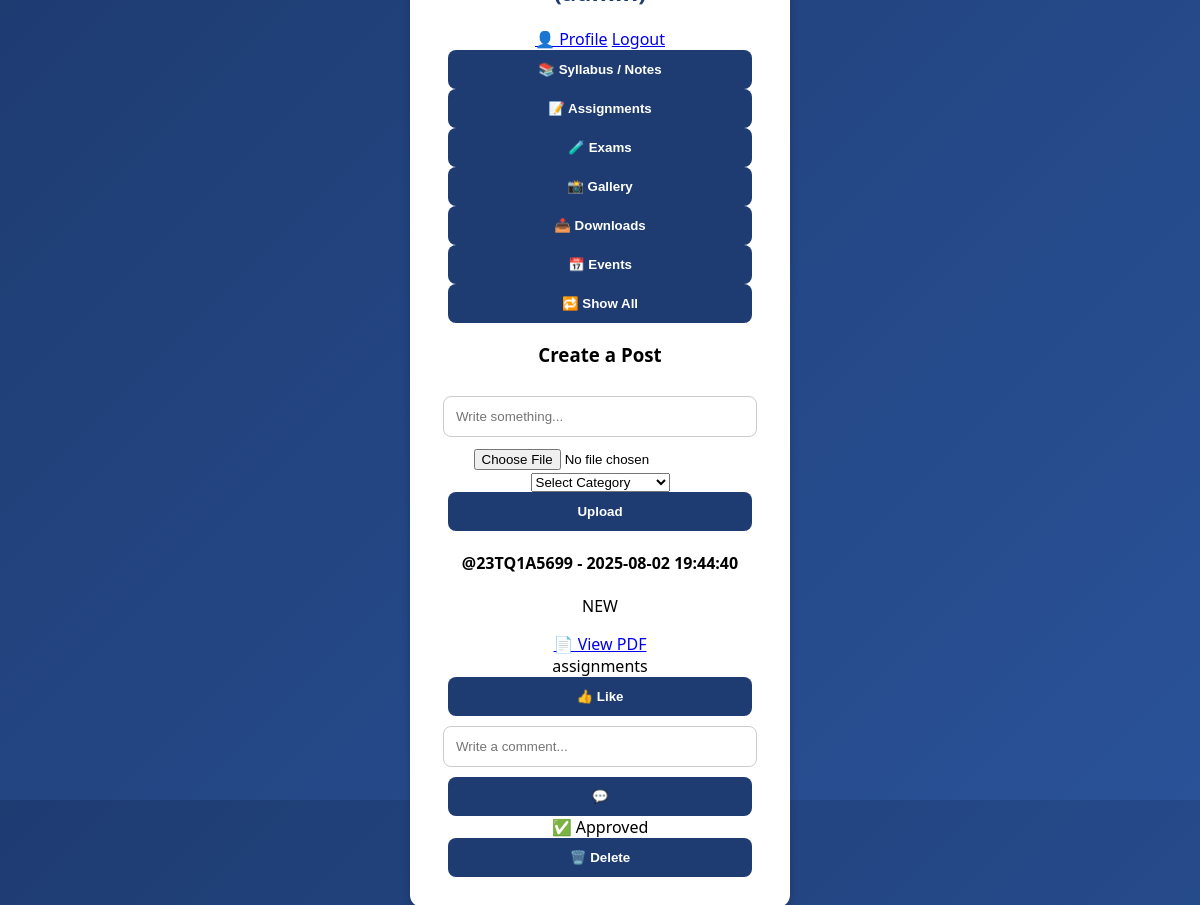
Page /dashboard?category=assignments (signed in) on the committed database.
### tables this page shows
CREATE TABLE posts (
            id INTEGER PRIMARY KEY AUTOINCREMENT,
            username TEXT,
            content TEXT,
            filepath TEXT,
            filetype TEXT,
            category TEXT,
            timestamp TEXT,
            uploaded_at TEXT,
            approved INTEGER DEFAULT 0
        );

### app.py (the view)
@app.route('/dashboard')
def dashboard():
    if 'username' not in session:
        return redirect(url_for('login'))
    conn = get_db()
    username = session['username']
    role = session['role']
    category_filter = request.args.get('category', '')
    query = request.args.get('q', '')
    if query:
        posts = conn.execute('''
            SELECT * FROM posts
            WHERE approved=1 AND
            (username LIKE ? OR content LIKE ? OR category LIKE ?)
            ORDER BY id DESC
        ''', (f"%{query}%", f"%{query}%", f"%{query}%")).fetchall()
    elif category_filter:
        posts = conn.execute("SELECT * FROM posts WHERE approved=1 AND category=? ORDER BY id DESC",
                             (category_filter,)).fetchall()
    else:
        posts = conn.execute("SELECT * FROM posts WHERE approved=1 ORDER BY id DESC").fetchall()
    conn.close()
    return render_template('dashboard.html', username=username, role=role,
                           posts=posts, query=query, selected_category=category_filter,
                           current_year=datetime.now().year)

### app.py (called while the page is built)
def get_db():
    conn = sqlite3.connect('database.db', timeout=10)
    conn.row_factory = sqlite3.Row
    return conn

### templates/dashboard.html (shortened to what this page needs)
<!DOCTYPE html>
<html lang="en">
<head>
    <link rel="stylesheet" href="{{ url_for('static', filename='styles.css') }}">
</head>
<body>
    <div class="container">
        <div class="header-actions">
            <h2>Welcome {{ username }} ({{ role }})</h2>
            <div>
                <a class="profile" href="{{ url_for('profile') }}">👤 Profile</a>
                <a class="logout" href="{{ url_for('logout') }}">Logout</a>
            </div>
        </div>
        <div class="category-buttons">
            <a href="{{ url_for('dashboard', category='syllabus') }}">
                <button class="{% if selected_category == 'syllabus' %}active{% endif %}">📚 Syllabus / Notes</button>
            </a>
            <a href="{{ url_for('dashboard', category='assignments') }}">
                <button class="{% if selected_category == 'assignments' %}active{% endif %}">📝 Assignments</button>
            </a>
            <a href="{{ url_for('dashboard', category='exams') }}">
                <button class="{% if selected_category == 'exams' %}active{% endif %}">🧪 Exams</button>
            </a>
            <a href="{{ url_for('dashboard', category='gallery') }}">
                <button class="{% if selected_category == 'gallery' %}active{% endif %}">📸 Gallery</button>
            </a>
            <a href="{{ url_for('dashboard', category='downloads') }}">
                <button class="{% if selected_category == 'downloads' %}active{% endif %}">📥 Downloads</button>
            </a>
            <a href="{{ url_for('dashboard', category='events') }}">
                <button class="{% if selected_category == 'events' %}active{% endif %}">📅 Events</button>
            </a>
            <a href="{{ url_for('dashboard') }}">
                <button class="{% if not selected_category %}active{% endif %}">🔁 Show All</button>
            </a>
        </div>
        <div class="form-box">
            <h3>Create a Post</h3>
            <form method="POST" enctype="multipart/form-data">
                <input type="text" name="content" placeholder="Write something..." required>
                <input type="file" name="file">
                <select name="category" required>
                    <option value="">Select Category</option>
                </select>
                <button type="submit">Upload</button>
            </form>
        </div>
        {% if selected_category %}
            {% for post in posts %}
                <div class="post">
                    <h4>@{{ post[1] }} - {{ post[6]|capitalize }}</h4>
                    <p>{{ post[2] }}</p>
                    {% if post[4] in ['jpg', 'jpeg', 'png', 'gif'] %}
                        <img src="{{ '/' + post[3] }}" alt="Image Post">
                    {% elif post[4] == 'mp4' %}
                        <video controls>
                            <source src="{{ '/' + post[3] }}" type="video/mp4">
                        </video>
                    {% elif post[4] == 'pdf' %}
                        <a class="pdf-link" href="{{ '/' + post[3] }}" target="_blank">📄 View PDF</a>
                    {% endif %}
                    <div class="timestamp">{{ post[5] }}</div>
                    <div class="like-comment">
                        <form action="{{ url_for('like_post', post_id=post[0]) }}" method="get">
                            <button type="submit">👍 Like</button>
                        </form>
                        <form action="{{ url_for('comment_post', post_id=post[0]) }}" method="post">
                            <input type="text" name="comment" placeholder="Write a comment...">
                            <button type="submit">💬</button>
                        </form>
                    </div>
                    {% if role == 'admin' %}
                        {% if post[7] == 0 %}
                            <div class="status-badge pending">⏳ Pending Approval</div>
                            <form action="{{ url_for('approve_post', post_id=post[0]) }}" method="post" style="display:inline;">
                                <button class="delete-btn" style="background-color: #28a745;">✅ Approve</button>
                            </form>
                            <form action="{{ url_for('reject_post', post_id=post[0]) }}" method="post" style="display:inline;">
                                <button class="delete-btn" style="background-color: #ffc107; color: black;">❌ Reject</button>
                            </form>
                        {% elif post[7] == -1 %}
                            <div class="status-badge rejected">⛔ Rejected</div>
                        {% else %}
                            <div class="status-badge approved">✅ Approved</div>
                        {% endif %}
                        <form action="{{ url_for('delete_post', post_id=post[0]) }}" method="post">
                            <button class="delete-btn" onclick="return confirm('Delete this post?')">🗑️ Delete</button>
                        </form>
                    {% endif %}
                </div>
            {% endfor %}
        {% else %}
            <p style="text-align:center; color: #888;">📂 Please select a category to view posts.</p>
        {% endif %}
    </div>
</body>
</html>

### static/styles.css (style rules this page uses)
body { font-family: 'Segoe UI', sans-serif; background: linear-gradient(135deg, #1e3c72, #2a5298); height: 100vh; margin: 0; display: flex; justify-content: center; align-items: center; }
.container { background: #fff; padding: 30px; border-radius: 12px; width: 320px; box-shadow: 0 4px 10px rgba(0, 0, 0, 0.2); text-align: center; }
.container h2 { margin-bottom: 20px; color: #1e3c72; }
input[type="text"], input[type="password"] { width: 90%; padding: 12px; margin: 10px 0; border: 1px solid #ccc; border-radius: 8px; }
button { width: 95%; padding: 12px; background-color: #1e3c72; color: white; border: none; border-radius: 8px; font-weight: bold; cursor: pointer; transition: background 0.3s ease; }

### rows in the picture
posts: username "23TQ1A5699", timestamp "2025-08-02 19:44:40", content "NEW", category "assignments", shows "✅ Approved"
